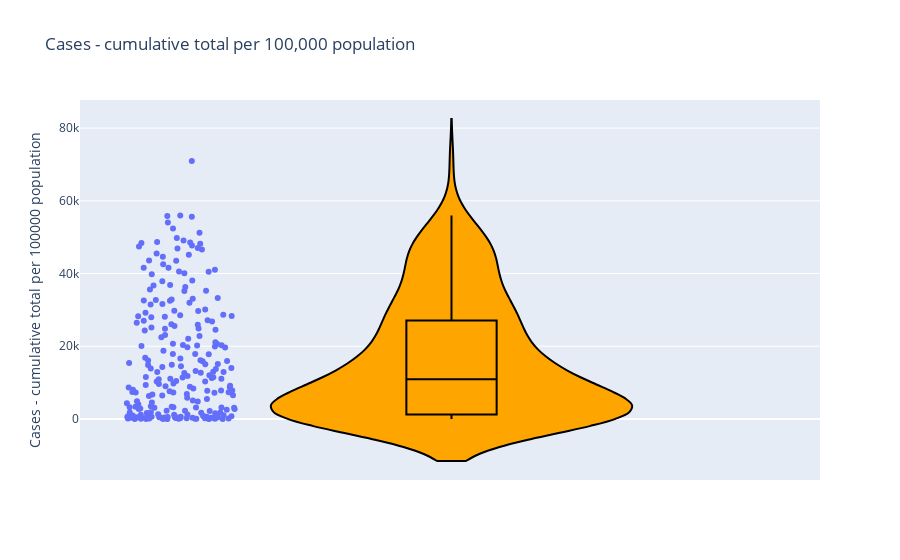
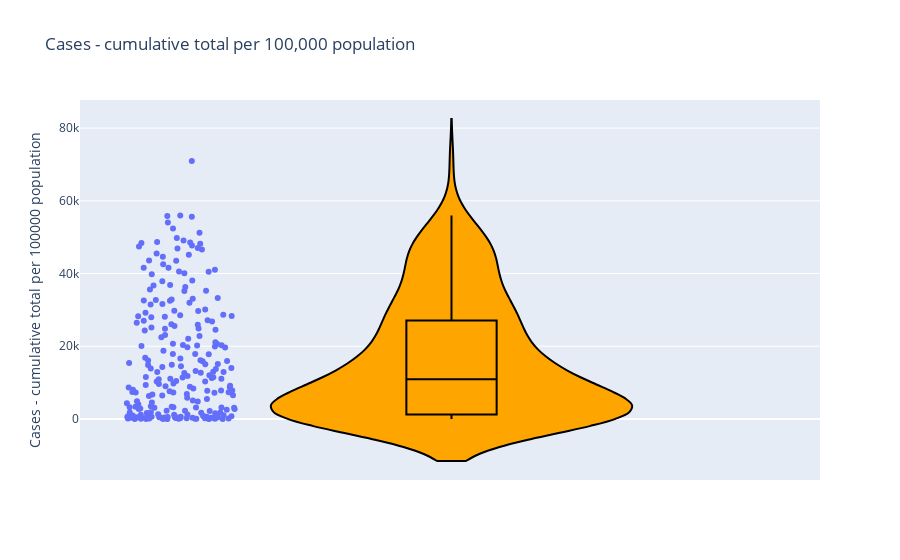

Notebook source saved alongside these figures, in order:
### Code cell
fig = px.violin(df_covidstats['Cases - cumulative total per 100000 population'], y="Cases - cumulative total per 100000 population", box=True, points='all', title="Cases - cumulative total per 100,000 population")
fig.update_traces(fillcolor='orange', line_color='black', customdata=df_covidstats, hovertemplate ='%{customdata[1]}<br>%{customdata[4]}')
fig.show()

### Figure 1 — Plotly figure (JSON) as saved in the notebook; plotly's stock layout.template omitted (floating-point values rounded to 4 significant figures; data arrays with more than 128 entries replaced by an {"elided": "..."} marker saying what was removed)
{"data": [{"alignmentgroup": "True", "box": {"visible": true}, "customdata": {"elided": "237x12 mixed values"}, "fillcolor": "orange", "hovertemplate": "%{customdata[1]}<br>%{customdata[4]}", "legendgroup": "", "line": {"color": "black"}, "marker": {"color": "#636efa"}, "name": "", "offsetgroup": "", "orientation": "v", "points": "all", "scalegroup": "True", "showlegend": false, "type": "violin", "x0": " ", "xaxis": "x", "y": {"elided": "237 float values"}, "y0": " ", "yaxis": "y"}], "layout": {"legend": {"tracegroupgap": 0}, "title": {"text": "Cases - cumulative total per 100,000 population"}, "violinmode": "group", "xaxis": {"anchor": "y", "domain": [0, 1]}, "yaxis": {"anchor": "x", "domain": [0, 1], "title": {"text": "Cases - cumulative total per 100000 population"}}}}

### Figure 2 — Plotly figure (JSON) as saved in the notebook; plotly's stock layout.template omitted (floating-point values rounded to 4 significant figures; data arrays with more than 128 entries replaced by an {"elided": "..."} marker saying what was removed)
{"data": [{"alignmentgroup": "True", "box": {"visible": true}, "customdata": {"elided": "237x12 mixed values"}, "fillcolor": "orange", "hovertemplate": "%{customdata[1]}<br>%{customdata[4]}", "legendgroup": "", "line": {"color": "black"}, "marker": {"color": "#636efa"}, "name": "", "offsetgroup": "", "orientation": "v", "points": "all", "scalegroup": "True", "showlegend": false, "type": "violin", "x0": " ", "xaxis": "x", "y": {"elided": "237 float values"}, "y0": " ", "yaxis": "y"}], "layout": {"legend": {"tracegroupgap": 0}, "title": {"text": "Cases - cumulative total per 100,000 population"}, "violinmode": "group", "xaxis": {"anchor": "y", "domain": [0, 1]}, "yaxis": {"anchor": "x", "domain": [0, 1], "title": {"text": "Cases - cumulative total per 100000 population"}}}}
